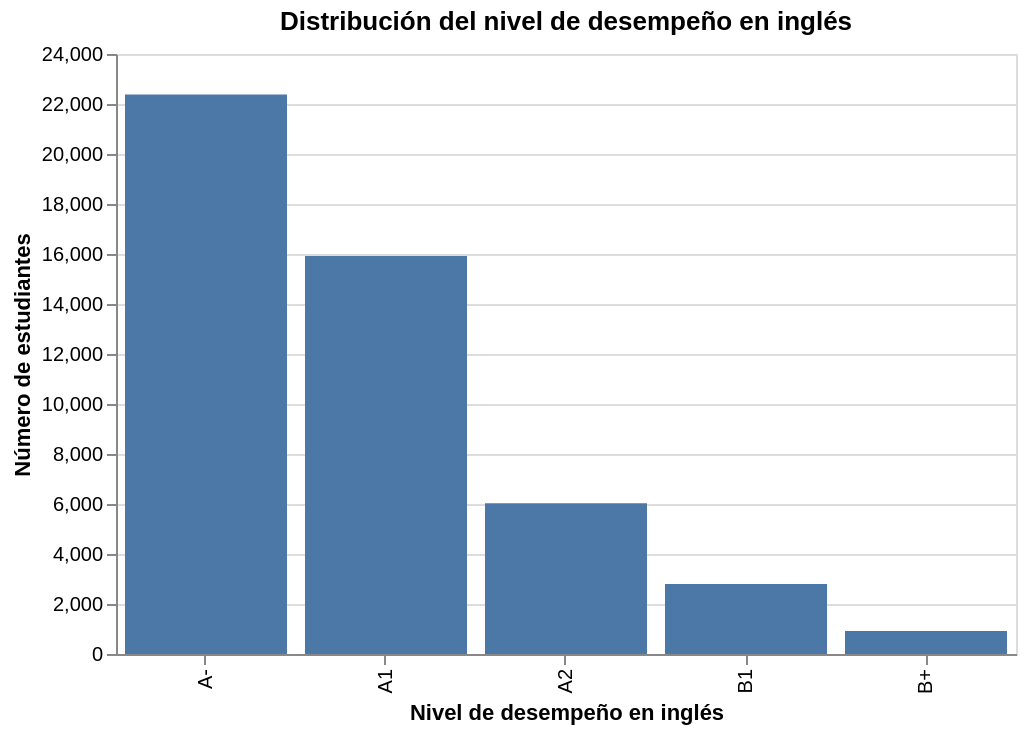

Notebook source saved alongside this figure:
### Markdown cell above
### 3.4 Analysis

### Code cell
target_dist = (
    df_model_p3[TARGET_P3]
    .value_counts()
    .reindex(niveles_ingles)
    .reset_index()
)

target_dist.columns = ['nivel_ingles', 'conteo']
target_dist['porcentaje'] = target_dist['conteo'] / target_dist['conteo'].sum()

chart_target = alt.Chart(target_dist).mark_bar().encode(
    x=alt.X('nivel_ingles:O', title='Nivel de desempeño en inglés', sort=niveles_ingles),
    y=alt.Y('conteo:Q', title='Número de estudiantes'),
    tooltip=[
        alt.Tooltip('nivel_ingles:N', title='Nivel'),
        alt.Tooltip('conteo:Q', title='Estudiantes'),
        alt.Tooltip('porcentaje:Q', title='Porcentaje', format='.1%')
    ]
).properties(
    width=450,
    height=300,
    title='Distribución del nivel de desempeño en inglés'
)

chart_target

### Figure 1 — Vega specification as saved in the notebook (floating-point values rounded to 4 significant figures)
{"$schema": "https://vega.github.io/schema/vega/v6.json", "data": [{"name": "source_0"}, {"name": "data_0", "values": [{"conteo": 22378, "conteo_end": 22380.0, "conteo_start": 0.0, "nivel_ingles": "A-", "porcentaje": 0.4657}, {"conteo": 15922, "conteo_end": 15920.0, "conteo_start": 0.0, "nivel_ingles": "A1", "porcentaje": 0.3313}, {"conteo": 6030, "conteo_end": 6030.0, "conteo_start": 0.0, "nivel_ingles": "A2", "porcentaje": 0.1255}, {"conteo": 2803, "conteo_end": 2803.0, "conteo_start": 0.0, "nivel_ingles": "B1", "porcentaje": 0.05833}, {"conteo": 924, "conteo_end": 924.0, "conteo_start": 0.0, "nivel_ingles": "B+", "porcentaje": 0.01923}]}, {"name": "source_0_x_domain_nivel_ingles", "values": [{"nivel_ingles": "A-", "sort_field": 0.0}, {"nivel_ingles": "A1", "sort_field": 1.0}, {"nivel_ingles": "A2", "sort_field": 2.0}, {"nivel_ingles": "B1", "sort_field": 3.0}, {"nivel_ingles": "B+", "sort_field": 4.0}]}], "marks": [{"type": "rect", "name": "marks", "from": {"data": "data_0"}, "encode": {"update": {"tooltip": {"signal": "{\"Nivel\": isValid(datum[\"nivel_ingles\"]) ? isArray(datum[\"nivel_ingles\"]) ? join(datum[\"nivel_ingles\"], '\\n') : datum[\"nivel_ingles\"] : \"\"+datum[\"nivel_ingles\"], \"Estudiantes\": format(datum[\"conteo\"], \"\"), \"Porcentaje\": format(datum[\"porcentaje\"], \".1%\")}"}, "x": {"field": "nivel_ingles", "scale": "x"}, "width": {"signal": "max(0.25, bandwidth('x'))"}, "fill": {"value": "#4c78a8"}, "y": {"field": "conteo_end", "scale": "y"}, "y2": {"field": "conteo_start", "scale": "y"}}}, "style": ["bar"]}], "scales": [{"name": "x", "type": "band", "domain": {"data": "source_0_x_domain_nivel_ingles", "field": "nivel_ingles", "sort": {"op": "max", "field": "sort_field"}}, "range": [0, {"signal": "width"}], "paddingInner": 0.1, "paddingOuter": 0.05}, {"name": "y", "type": "linear", "domain": {"data": "data_0", "fields": ["conteo_start", "conteo_end"]}, "range": [{"signal": "height"}, 0], "zero": true, "nice": true}], "axes": [{"scale": "y", "gridScale": "x", "orient": "left", "domain": false, "grid": true, "aria": false, "maxExtent": 0, "minExtent": 0, "labels": false, "ticks": false, "tickCount": {"signal": "ceil(height/40)"}, "zindex": 0}, {"scale": "x", "labelAlign": "right", "grid": false, "labelAngle": 270, "labelBaseline": "middle", "orient": "bottom", "zindex": 0, "title": "Nivel de desempeño en inglés"}, {"scale": "y", "title": "Número de estudiantes", "labelOverlap": true, "orient": "left", "tickCount": {"signal": "ceil(height/40)"}, "zindex": 0, "grid": false}], "title": {"text": "Distribución del nivel de desempeño en inglés", "frame": "group"}, "background": "white", "padding": 5, "style": "cell", "width": 450, "height": 300}
